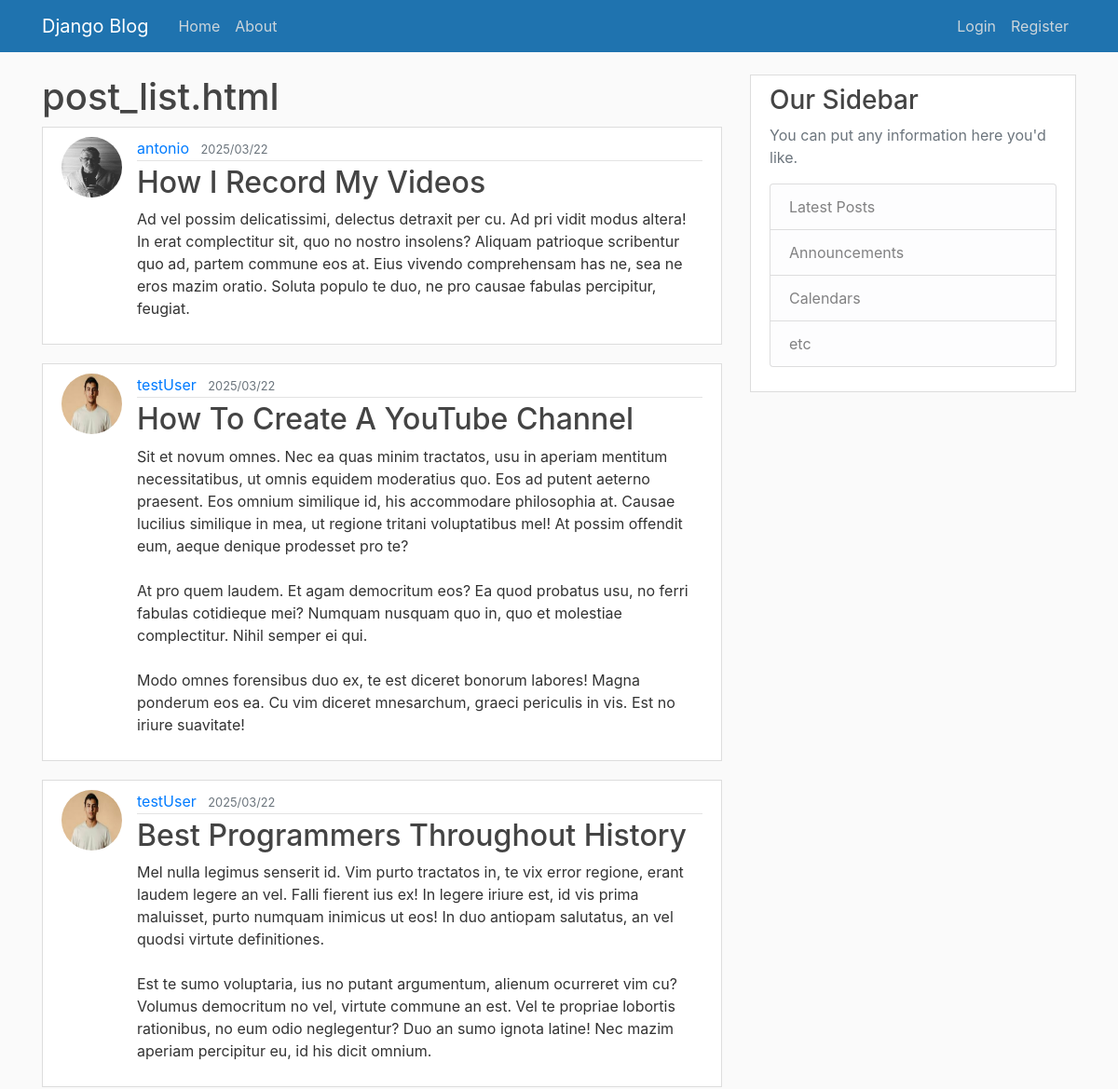
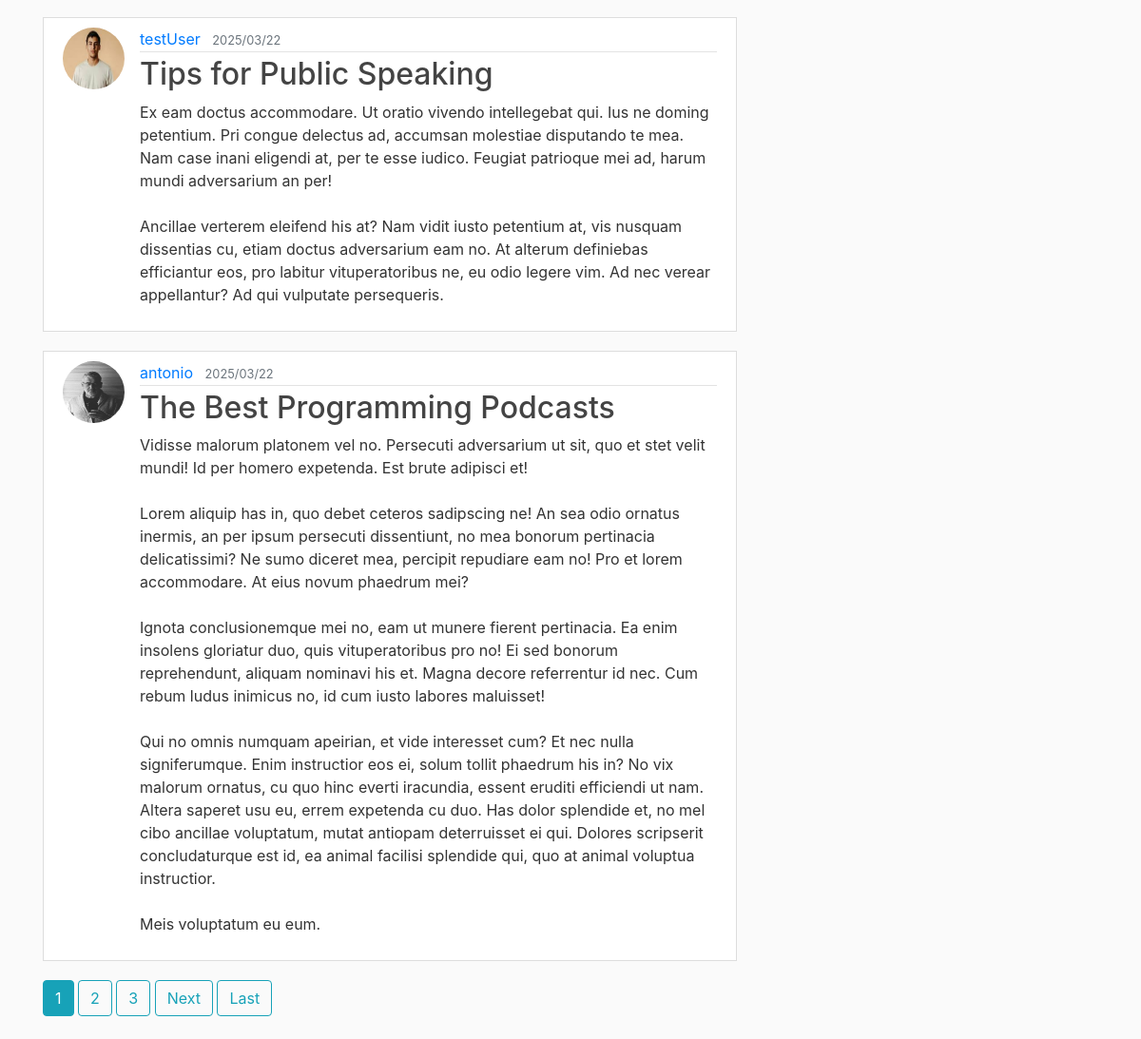
The page /blog/ on the database as committed earlier (2 pictures, top to bottom).
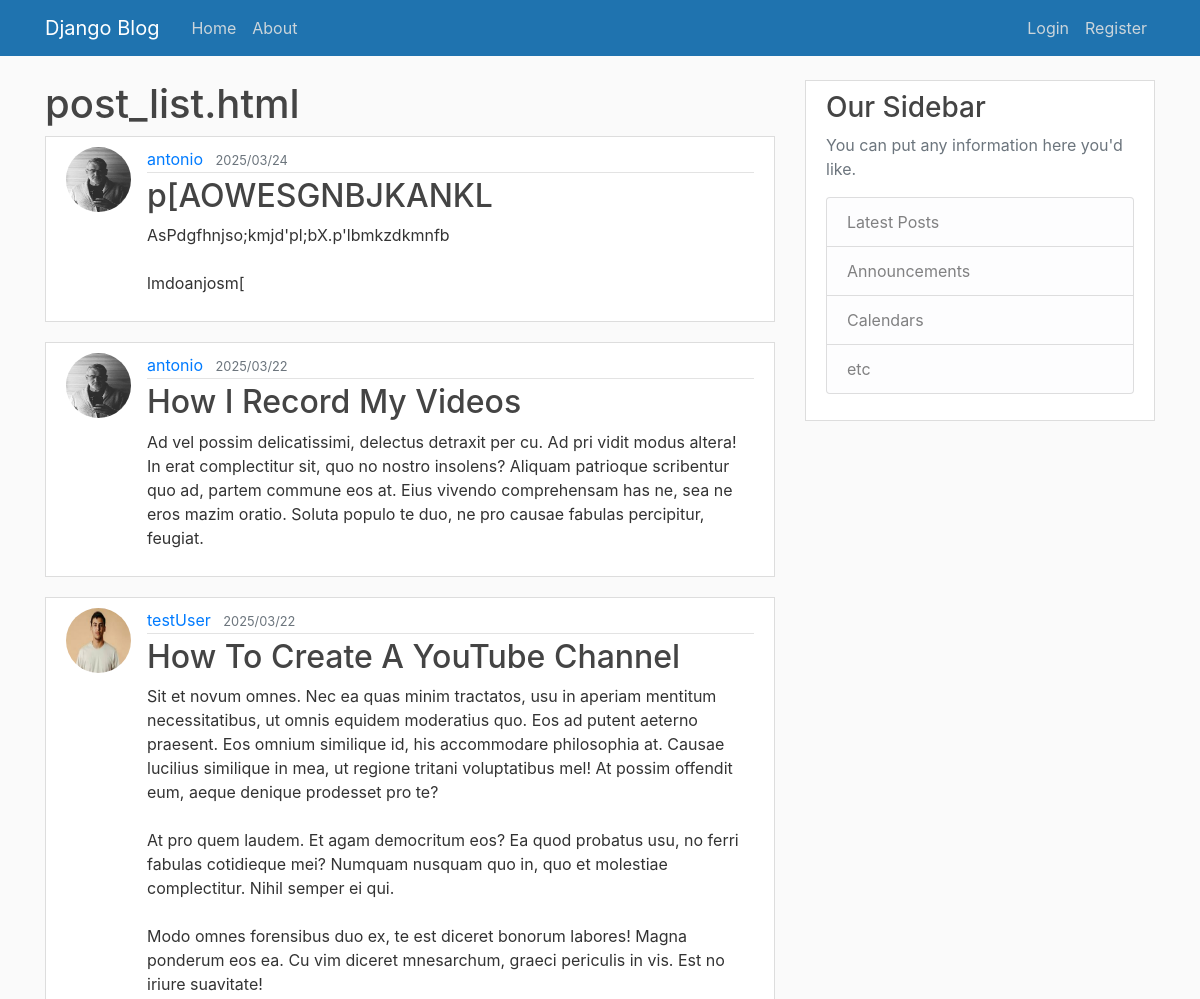
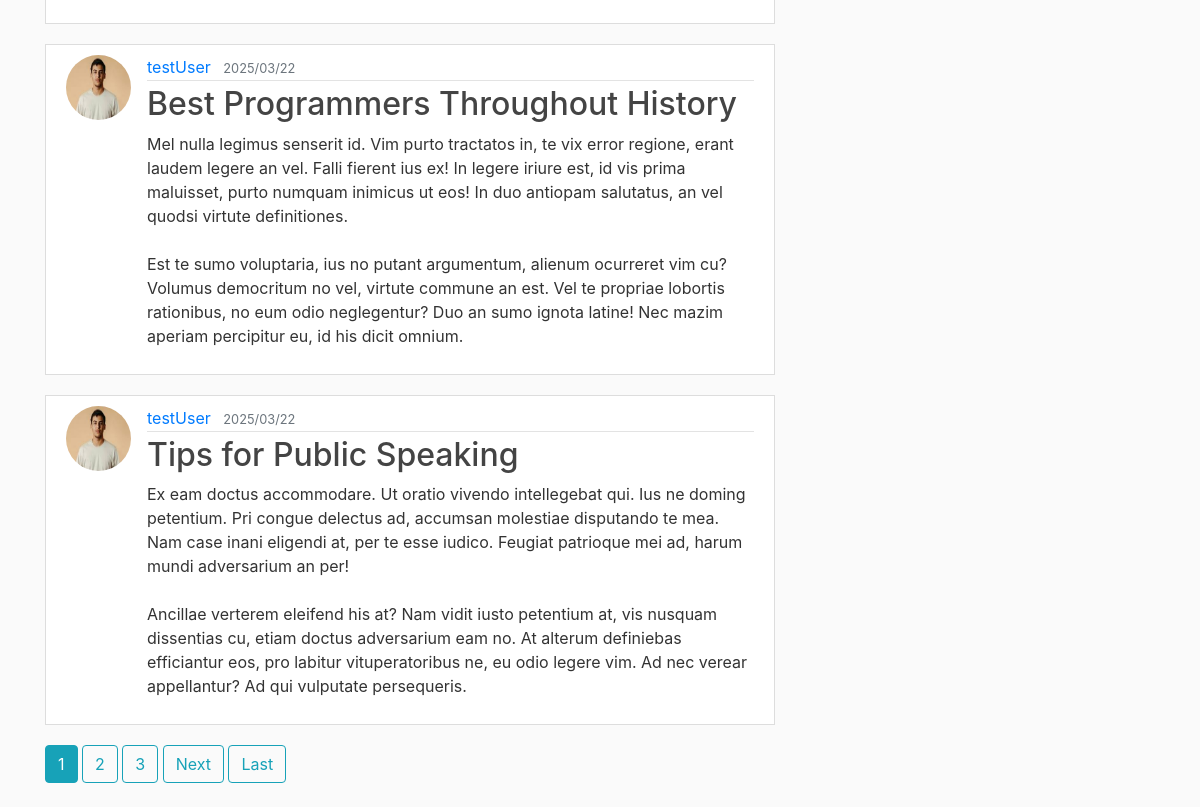
The same page on the database as committed later (2 pictures, top to bottom).
### blog/models.py (models this page shows, shortened)
class Post(models.Model):
    title = models.CharField(max_length=100)
    content = models.TextField()
    date_posted = models.DateTimeField(default=timezone.now)
    author = models.ForeignKey(User, on_delete=models.CASCADE)

### users/models.py (models this page shows, shortened)
class Profile(models.Model):
    user = models.OneToOneField(User, on_delete=models.CASCADE)
    image = models.ImageField(default='default.jpg', upload_to='profile_pics')

### blog/views.py (the view)
# urls.py: path('', PostListView.as_view(), name='blog-home'),
class PostListView(ListView):
	model = Post
	context_object_name = 'posts'
	ordering = ['-date_posted']
	paginate_by = 5

### blog/templates/blog/post_list.html (shortened to what this page needs)
{% extends "blog/base.html" %}
{% block content %}
	<h1>post_list.html</h1>
	{% for post in posts %}
		<article class="media content-section">
			<img class="rounded-circle article-img" src="{{ post.author.profile.image.url }}">
			<div class="media-body">
				<div class="article-metadata">
					<a class="mr-2" href="{%  url 'user-posts' post.author.username %}">{{ post.author }}</a>
					<small class="text-muted">{{ post.date_posted|date:"Y/m/d" }}</small>
				</div>
				<h2><a class="article-title" href="{% url 'post-detail' post.id %}">{{ post.title }}</a></h2>
				<p class="article-content">{{ post.content }}</p>
			</div>
		</article>
	{% endfor %}
	{% if is_paginated %}
		{% for num in page_obj.paginator.page_range %}
			{% if page_obj.number == num  %}
				<a class="btn btn-info mb-4" href="?page={{ num }}">{{ num }}</a>
			{% elif num > page_obj.number|add:'-3' and num < page_obj.number|add:'3' %}
				<a class="btn btn-outline-info mb-4" href="?page={{ num }}">{{ num }}</a>
			{% endif %}
		{% endfor %}
		{% if page_obj.has_next %}
			<a class="btn btn-outline-info mb-4" href="?page={{ page_obj.next_page_number }}">  Next  </a>
			<a class="btn btn-outline-info mb-4" href="?page={{ page_obj.paginator.num_pages }}">Last</a>
		{% endif %}
	{% endif %}
{% endblock content %}

Rows that differ between the two databases and show on the page:
no longer on this page (row unchanged): Post: author.profile.image (picture), author "antonio", date_posted "2025/03/22", title "The Best Programming Podcasts", content "Vidisse malorum platonem vel no. Persecuti adversarium ut sit, quo et stet velit mundi! Id per homero expetenda. Est brute adipisci et! Lorem aliquip has in, quo debet ceteros sadipscing ne! An sea odio ornatus inermis, an per ipsum persecuti dissentiunt, no mea bonorum pertinacia delicatissimi? Ne sumo diceret mea, percipit repudiare eam no! Pro et lorem accommodare. At eius novum phaedrum mei? Ignota conclusionemque mei no, eam ut munere fierent pertinacia. Ea enim insolens gloriatur duo, quis vituperatoribus pro no! Ei sed bonorum reprehendunt, aliquam nominavi his et. Magna decore referrentur id nec. Cum rebum ludus inimicus no, id cum iusto labores maluisset! Qui no omnis numquam…"
added Post: author.profile.image (picture), author "antonio", date_posted "2025/03/24", title "p[AOWESGNBJKANKL", content "AsPdgfhnjso;kmjd'pl;bX.p'lbmkzdkmnfb lmdoanjosm["
